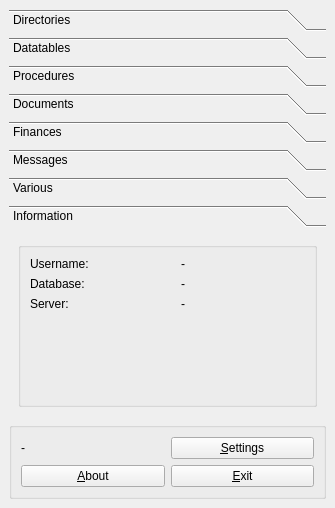
<ui version="4.0" >
 <class>mainfrm</class>
 <widget class="QMainWindow" name="mainfrm" >
  <property name="geometry" >
   <rect>
    <x>0</x>
    <y>0</y>
    <width>335</width>
    <height>508</height>
   </rect>
  </property>
  <property name="sizePolicy" >
   <sizepolicy vsizetype="Fixed" hsizetype="Fixed" >
    <horstretch>0</horstretch>
    <verstretch>0</verstretch>
   </sizepolicy>
  </property>
  <property name="windowTitle" >
   <string>first</string>
  </property>
  <property name="icon" >
   <iconset resource="first.qrc" >:/images/images/logo.png</iconset>
  </property>
  <widget class="QWidget" name="centralwidget" >
   <layout class="QGridLayout" >
    <item row="0" column="0" >
     <widget class="QToolBox" name="maintoolbox" >
      <property name="cursor" >
       <cursorShape>PointingHandCursor</cursorShape>
      </property>
      <property name="autoFillBackground" >
       <bool>false</bool>
      </property>
      <property name="currentIndex" >
       <number>7</number>
      </property>
      <widget class="QWidget" name="page_1" >
       <property name="geometry" >
        <rect>
         <x>0</x>
         <y>0</y>
         <width>311</width>
         <height>191</height>
        </rect>
       </property>
       <attribute name="label" >
        <string>Directories</string>
       </attribute>
       <attribute name="icon" >
        <iconset resource="first.qrc" >:/images/images/kdmconfig.png</iconset>
       </attribute>
       <layout class="QGridLayout" >
        <item row="0" column="0" >
         <widget class="QPushButton" name="btnbrowsedir" >
          <property name="palette" >
           <palette>
            <active>
             <colorrole role="Button" >
              <brush brushstyle="SolidPattern" >
               <color alpha="255" >
                <red>206</red>
                <green>207</green>
                <blue>209</blue>
               </color>
              </brush>
             </colorrole>
            </active>
            <inactive>
             <colorrole role="Button" >
              <brush brushstyle="SolidPattern" >
               <color alpha="255" >
                <red>206</red>
                <green>207</green>
                <blue>209</blue>
               </color>
              </brush>
             </colorrole>
            </inactive>
            <disabled>
             <colorrole role="Button" >
              <brush brushstyle="SolidPattern" >
               <color alpha="255" >
                <red>206</red>
                <green>207</green>
                <blue>209</blue>
               </color>
              </brush>
             </colorrole>
            </disabled>
           </palette>
          </property>
          <property name="autoFillBackground" >
           <bool>true</bool>
          </property>
          <property name="text" >
           <string>Browse Directories</string>
          </property>
          <property name="icon" >
           <iconset resource="first.qrc" >:/images/images/kdmconfig.png</iconset>
          </property>
          <property name="checkable" >
           <bool>false</bool>
          </property>
          <property name="flat" >
           <bool>true</bool>
          </property>
         </widget>
        </item>
        <item row="1" column="0" >
         <spacer>
          <property name="orientation" >
           <enum>Qt::Vertical</enum>
          </property>
          <property name="sizeHint" >
           <size>
            <width>20</width>
            <height>40</height>
           </size>
          </property>
         </spacer>
        </item>
       </layout>
      </widget>
      <widget class="QWidget" name="page_2" >
       <property name="geometry" >
        <rect>
         <x>0</x>
         <y>0</y>
         <width>311</width>
         <height>191</height>
        </rect>
       </property>
       <attribute name="label" >
        <string>Datatables</string>
       </attribute>
       <attribute name="icon" >
        <iconset resource="first.qrc" >:/images/images/kfm.png</iconset>
       </attribute>
       <layout class="QGridLayout" >
        <item row="0" column="0" >
         <widget class="QPushButton" name="btnbrowsedata" >
          <property name="palette" >
           <palette>
            <active>
             <colorrole role="Button" >
              <brush brushstyle="SolidPattern" >
               <color alpha="255" >
                <red>206</red>
                <green>207</green>
                <blue>209</blue>
               </color>
              </brush>
             </colorrole>
            </active>
            <inactive>
             <colorrole role="Button" >
              <brush brushstyle="SolidPattern" >
               <color alpha="255" >
                <red>206</red>
                <green>207</green>
                <blue>209</blue>
               </color>
              </brush>
             </colorrole>
            </inactive>
            <disabled>
             <colorrole role="Button" >
              <brush brushstyle="SolidPattern" >
               <color alpha="255" >
                <red>206</red>
                <green>207</green>
                <blue>209</blue>
               </color>
              </brush>
             </colorrole>
            </disabled>
           </palette>
          </property>
          <property name="autoFillBackground" >
           <bool>true</bool>
          </property>
          <property name="text" >
           <string>Browse Tables</string>
          </property>
          <property name="icon" >
           <iconset resource="first.qrc" >:/images/images/kfm32x32.png</iconset>
          </property>
          <property name="checkable" >
           <bool>false</bool>
          </property>
          <property name="flat" >
           <bool>true</bool>
          </property>
         </widget>
        </item>
        <item row="1" column="0" >
         <widget class="QPushButton" name="btnvieworders" >
          <property name="palette" >
           <palette>
            <active>
             <colorrole role="Button" >
              <brush brushstyle="SolidPattern" >
               <color alpha="255" >
                <red>206</red>
                <green>207</green>
                <blue>209</blue>
               </color>
              </brush>
             </colorrole>
            </active>
            <inactive>
             <colorrole role="Button" >
              <brush brushstyle="SolidPattern" >
               <color alpha="255" >
                <red>206</red>
                <green>207</green>
                <blue>209</blue>
               </color>
              </brush>
             </colorrole>
            </inactive>
            <disabled>
             <colorrole role="Button" >
              <brush brushstyle="SolidPattern" >
               <color alpha="255" >
                <red>206</red>
                <green>207</green>
                <blue>209</blue>
               </color>
              </brush>
             </colorrole>
            </disabled>
           </palette>
          </property>
          <property name="autoFillBackground" >
           <bool>true</bool>
          </property>
          <property name="text" >
           <string>View purchase orders</string>
          </property>
          <property name="icon" >
           <iconset resource="first.qrc" >:/images/images/kfind.png</iconset>
          </property>
          <property name="checkable" >
           <bool>false</bool>
          </property>
          <property name="flat" >
           <bool>true</bool>
          </property>
         </widget>
        </item>
        <item row="2" column="0" >
         <widget class="QPushButton" name="btninventory" >
          <property name="palette" >
           <palette>
            <active>
             <colorrole role="Button" >
              <brush brushstyle="SolidPattern" >
               <color alpha="255" >
                <red>206</red>
                <green>207</green>
                <blue>209</blue>
               </color>
              </brush>
             </colorrole>
            </active>
            <inactive>
             <colorrole role="Button" >
              <brush brushstyle="SolidPattern" >
               <color alpha="255" >
                <red>206</red>
                <green>207</green>
                <blue>209</blue>
               </color>
              </brush>
             </colorrole>
            </inactive>
            <disabled>
             <colorrole role="Button" >
              <brush brushstyle="SolidPattern" >
               <color alpha="255" >
                <red>206</red>
                <green>207</green>
                <blue>209</blue>
               </color>
              </brush>
             </colorrole>
            </disabled>
           </palette>
          </property>
          <property name="autoFillBackground" >
           <bool>true</bool>
          </property>
          <property name="text" >
           <string>Make inventory</string>
          </property>
          <property name="icon" >
           <iconset resource="first.qrc" >:/images/images/kontact_todo.png</iconset>
          </property>
          <property name="checkable" >
           <bool>false</bool>
          </property>
          <property name="flat" >
           <bool>true</bool>
          </property>
         </widget>
        </item>
        <item row="3" column="0" >
         <spacer>
          <property name="orientation" >
           <enum>Qt::Vertical</enum>
          </property>
          <property name="sizeHint" >
           <size>
            <width>20</width>
            <height>40</height>
           </size>
          </property>
         </spacer>
        </item>
       </layout>
      </widget>
      <widget class="QWidget" name="page_3" >
       <property name="geometry" >
        <rect>
         <x>0</x>
         <y>0</y>
         <width>311</width>
         <height>191</height>
        </rect>
       </property>
       <attribute name="label" >
        <string>Procedures</string>
       </attribute>
       <attribute name="icon" >
        <iconset resource="first.qrc" >:/images/images/kontact_todo.png</iconset>
       </attribute>
      </widget>
      <widget class="QWidget" name="page_4" >
       <property name="geometry" >
        <rect>
         <x>0</x>
         <y>0</y>
         <width>311</width>
         <height>191</height>
        </rect>
       </property>
       <attribute name="label" >
        <string>Documents</string>
       </attribute>
       <attribute name="icon" >
        <iconset resource="first.qrc" >:/images/images/wordprocessing.png</iconset>
       </attribute>
       <layout class="QGridLayout" >
        <item row="0" column="0" >
         <widget class="QPushButton" name="btnbrowsedoc" >
          <property name="palette" >
           <palette>
            <active>
             <colorrole role="Button" >
              <brush brushstyle="SolidPattern" >
               <color alpha="255" >
                <red>206</red>
                <green>207</green>
                <blue>209</blue>
               </color>
              </brush>
             </colorrole>
            </active>
            <inactive>
             <colorrole role="Button" >
              <brush brushstyle="SolidPattern" >
               <color alpha="255" >
                <red>206</red>
                <green>207</green>
                <blue>209</blue>
               </color>
              </brush>
             </colorrole>
            </inactive>
            <disabled>
             <colorrole role="Button" >
              <brush brushstyle="SolidPattern" >
               <color alpha="255" >
                <red>206</red>
                <green>207</green>
                <blue>209</blue>
               </color>
              </brush>
             </colorrole>
            </disabled>
           </palette>
          </property>
          <property name="autoFillBackground" >
           <bool>true</bool>
          </property>
          <property name="text" >
           <string>Browse documents</string>
          </property>
          <property name="icon" >
           <iconset resource="first.qrc" >:/images/images/wordprocessing.png</iconset>
          </property>
          <property name="checkable" >
           <bool>false</bool>
          </property>
          <property name="flat" >
           <bool>true</bool>
          </property>
         </widget>
        </item>
        <item row="1" column="0" >
         <widget class="QPushButton" name="btnnewdoc" >
          <property name="palette" >
           <palette>
            <active>
             <colorrole role="Button" >
              <brush brushstyle="SolidPattern" >
               <color alpha="255" >
                <red>206</red>
                <green>207</green>
                <blue>209</blue>
               </color>
              </brush>
             </colorrole>
            </active>
            <inactive>
             <colorrole role="Button" >
              <brush brushstyle="SolidPattern" >
               <color alpha="255" >
                <red>206</red>
                <green>207</green>
                <blue>209</blue>
               </color>
              </brush>
             </colorrole>
            </inactive>
            <disabled>
             <colorrole role="Button" >
              <brush brushstyle="SolidPattern" >
               <color alpha="255" >
                <red>206</red>
                <green>207</green>
                <blue>209</blue>
               </color>
              </brush>
             </colorrole>
            </disabled>
           </palette>
          </property>
          <property name="autoFillBackground" >
           <bool>true</bool>
          </property>
          <property name="text" >
           <string>New document</string>
          </property>
          <property name="icon" >
           <iconset resource="first.qrc" >:/images/images/wordprocessing.png</iconset>
          </property>
          <property name="checkable" >
           <bool>false</bool>
          </property>
          <property name="flat" >
           <bool>true</bool>
          </property>
         </widget>
        </item>
        <item row="2" column="0" >
         <spacer>
          <property name="orientation" >
           <enum>Qt::Vertical</enum>
          </property>
          <property name="sizeHint" >
           <size>
            <width>20</width>
            <height>40</height>
           </size>
          </property>
         </spacer>
        </item>
       </layout>
      </widget>
      <widget class="QWidget" name="page_5" >
       <property name="geometry" >
        <rect>
         <x>0</x>
         <y>0</y>
         <width>311</width>
         <height>191</height>
        </rect>
       </property>
       <attribute name="label" >
        <string>Finances</string>
       </attribute>
       <attribute name="icon" >
        <iconset resource="first.qrc" >:/images/images/kcalc.png</iconset>
       </attribute>
      </widget>
      <widget class="QWidget" name="page_6" >
       <property name="geometry" >
        <rect>
         <x>0</x>
         <y>0</y>
         <width>311</width>
         <height>191</height>
        </rect>
       </property>
       <attribute name="label" >
        <string>Messages</string>
       </attribute>
       <attribute name="icon" >
        <iconset resource="first.qrc" >:/images/images/message.png</iconset>
       </attribute>
      </widget>
      <widget class="QWidget" name="page_7" >
       <property name="geometry" >
        <rect>
         <x>0</x>
         <y>0</y>
         <width>311</width>
         <height>191</height>
        </rect>
       </property>
       <attribute name="label" >
        <string>Various</string>
       </attribute>
       <attribute name="icon" >
        <iconset resource="first.qrc" >:/images/images/logo.png</iconset>
       </attribute>
      </widget>
      <widget class="QWidget" name="page" >
       <property name="geometry" >
        <rect>
         <x>0</x>
         <y>0</y>
         <width>317</width>
         <height>151</height>
        </rect>
       </property>
       <attribute name="label" >
        <string>Information</string>
       </attribute>
       <attribute name="icon" >
        <iconset resource="first.qrc" >:/images/images/xmag.png</iconset>
       </attribute>
       <layout class="QGridLayout" >
        <item row="0" column="0" >
         <widget class="QGroupBox" name="groupBox_2" >
          <property name="title" >
           <string/>
          </property>
          <layout class="QGridLayout" >
           <item row="0" column="0" >
            <widget class="QLabel" name="label" >
             <property name="text" >
              <string>Username:</string>
             </property>
            </widget>
           </item>
           <item row="0" column="2" >
            <widget class="QLabel" name="lbluser" >
             <property name="text" >
              <string>-</string>
             </property>
            </widget>
           </item>
           <item row="1" column="0" >
            <widget class="QLabel" name="label_2" >
             <property name="text" >
              <string>Database:</string>
             </property>
            </widget>
           </item>
           <item row="1" column="2" >
            <widget class="QLabel" name="lbldb" >
             <property name="text" >
              <string>-</string>
             </property>
            </widget>
           </item>
           <item row="2" column="0" >
            <widget class="QLabel" name="label_3" >
             <property name="text" >
              <string>Server:</string>
             </property>
            </widget>
           </item>
           <item row="2" column="2" >
            <widget class="QLabel" name="lblserver" >
             <property name="text" >
              <string>-</string>
             </property>
            </widget>
           </item>
           <item row="3" column="1" >
            <spacer>
             <property name="orientation" >
              <enum>Qt::Vertical</enum>
             </property>
             <property name="sizeHint" >
              <size>
               <width>20</width>
               <height>40</height>
              </size>
             </property>
            </spacer>
           </item>
          </layout>
         </widget>
        </item>
       </layout>
      </widget>
     </widget>
    </item>
    <item row="1" column="0" >
     <widget class="QGroupBox" name="groupBox" >
      <property name="title" >
       <string/>
      </property>
      <layout class="QGridLayout" >
       <item row="0" column="0" >
        <widget class="QLabel" name="lblmsg" >
         <property name="text" >
          <string>-</string>
         </property>
        </widget>
       </item>
       <item row="0" column="1" >
        <widget class="QPushButton" name="btnsettings" >
         <property name="text" >
          <string>&amp;Settings</string>
         </property>
         <property name="icon" >
          <iconset resource="first.qrc" >:/images/images/package_utilities.png</iconset>
         </property>
        </widget>
       </item>
       <item row="1" column="0" >
        <widget class="QPushButton" name="btnabout" >
         <property name="text" >
          <string>&amp;About</string>
         </property>
         <property name="icon" >
          <iconset resource="first.qrc" >:/images/images/help_index.png</iconset>
         </property>
        </widget>
       </item>
       <item row="1" column="1" >
        <widget class="QPushButton" name="btnexit" >
         <property name="text" >
          <string>&amp;Exit</string>
         </property>
         <property name="icon" >
          <iconset resource="first.qrc" >:/images/images/exit.png</iconset>
         </property>
        </widget>
       </item>
      </layout>
     </widget>
    </item>
   </layout>
  </widget>
 </widget>
 <resources>
  <include location="first.qrc" />
 </resources>
 <connections>
  <connection>
   <sender>btnexit</sender>
   <signal>released()</signal>
   <receiver>mainfrm</receiver>
   <slot>close()</slot>
   <hints>
    <hint type="sourcelabel" >
     <x>240</x>
     <y>514</y>
    </hint>
    <hint type="destinationlabel" >
     <x>165</x>
     <y>276</y>
    </hint>
   </hints>
  </connection>
 </connections>
</ui>
